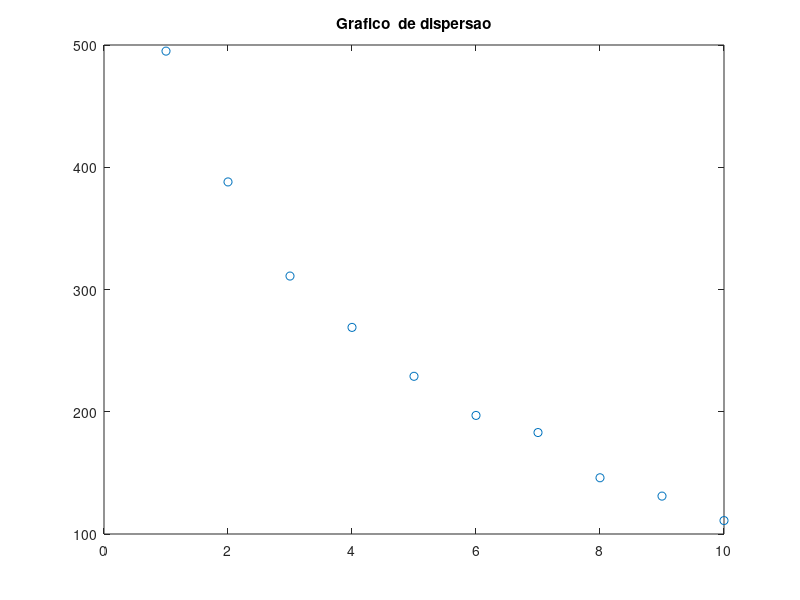

Reproduce this figure in MATLAB.
clear
clc

hb = [495 388 311 269 229 197 183 146 131 111];
d = [2.75 3.10 3.45 3.7 4 4.3 4.7 4.95 5.2 5.6];

plot(hb, 'o')
title('Grafico  de dispersao');

